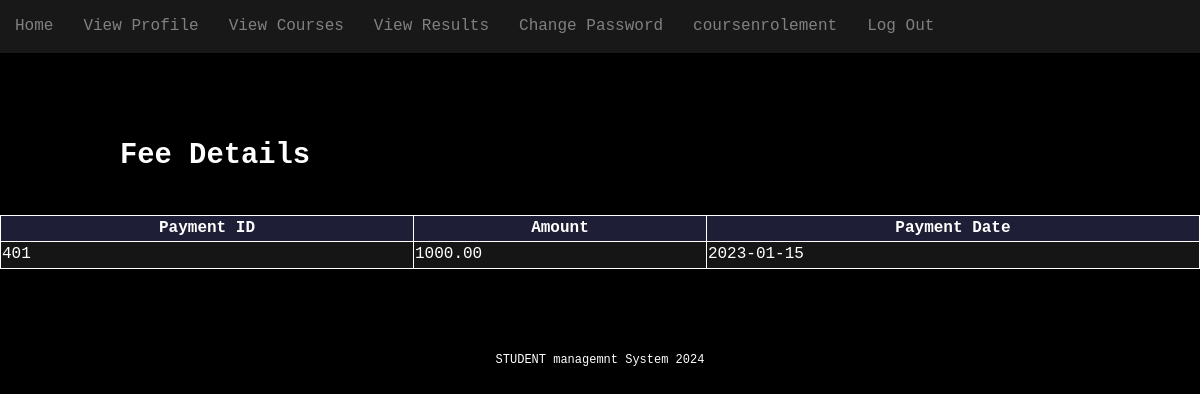
Page /viewfeedetails.php (signed in) on the committed database.
### tables this page shows
CREATE TABLE FeePayments (
    PaymentID INT PRIMARY KEY,
    StudentID INT,
    Amount DECIMAL(10, 2) NOT NULL,
    PaymentDate DATE NOT NULL,
    CONSTRAINT fk_feepayments_student FOREIGN KEY (StudentID) REFERENCES Students(StudentID)
);

### src/viewfeedetails.php (the view, shortened to what this page needs)
<?php
    include_once('header.php');
    $studentID = $_SESSION['studentID'];
    $db = new PDO('mysql:host=localhost;dbname=ruas3', "root", "");
    $query = "SELECT * FROM FeePayments WHERE StudentID = ?";
    $stmt = $db->prepare($query);
    $stmt->execute([$studentID]);
    $feeDetails = $stmt->fetchAll(PDO::FETCH_ASSOC);
?>
<section class="main-content">
    <h2>Fee Details</h2>
</section>
<?php if (empty($feeDetails)): ?>
    <p>No fee details found for the logged-in student.</p>
<?php else: ?>
    <table border="1">
        <tr>
            <th>Payment ID</th>
            <th>Amount</th>
            <th>Payment Date</th>
        </tr>
        <?php foreach ($feeDetails as $fee): ?>
            <tr>
                <td><?php echo $fee['PaymentID']; ?></td>
                <td><?php echo $fee['Amount']; ?></td>
                <td><?php echo $fee['PaymentDate']; ?></td>
            </tr>
        <?php endforeach; ?>
    </table>
<?php endif; ?>
<?php
    include_once('footer.php');
?>

### src/style.css (style rules this page uses)
body { margin: 0; background-color: black; color: white; font-family: "Lucida Console", Monaco, monospace; line-height: 1.45em; }
table { width: 100%; margin: 0 auto; border-collapse: collapse; }
th, td { border: 1px solid; }
th { background-color: rgb(30, 30, 55); color: white; }
tr:nth-child(even) { background-color: rgb(21, 21, 21); }
tr:nth-child(odd) { background-color: rgb(35, 35, 35); }
.main-content { margin: 12% 10% 4% 10%; text-align: left; font-size: 1.20em; }

### rows in the picture
feepayments: PaymentID "401", Amount "1000.00", PaymentDate "2023-01-15"
